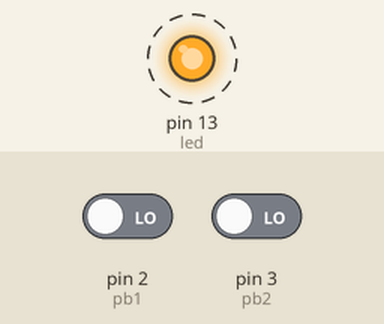
Recording of a sketch running on a simulated Arduino Uno, built with avr-gcc and run on an emulated ATmega328P. On the bench: output pins drawn as LEDs (lit = HIGH). Dashed ring = blinking. The inputs (shaded band) are chosen by the test bench; at power-on: pin 3 (pb2) LOW, pin 2 (pb1) LOW. What the sketch prints to the serial monitor is not drawn.

Above: at 4.8 s.
4.9 s: pin 3 (pb2) driven HIGH
At 5.8 s:
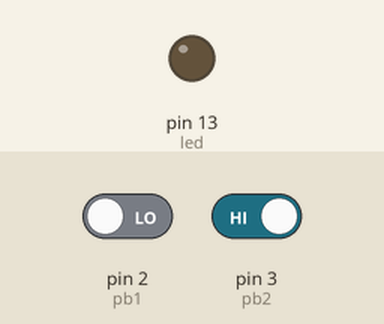
At 6.7 s:
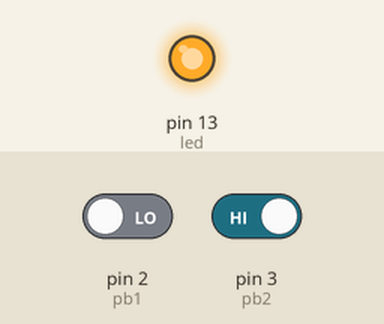
Timing chart, 0 to 8.2 s (numbered marks = the images above; inputs shaded):
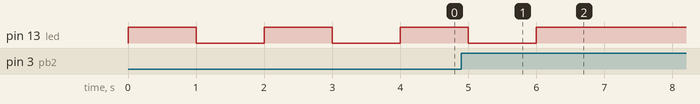

The sketch:

start_simulating1.ino
```cpp
const int led =13 ;
const int pb1 =2 ;
const int pb2 =3 ;
int b1,b2,x;


void setup()
{Serial.begin(9600);
  pinMode(pb1, INPUT);
  pinMode(pb2, INPUT);

  pinMode(led, OUTPUT);
  x=1;
}

void loop()

{   b1=digitalRead(pb1);
    b2=digitalRead(pb2);
  if(b1==1){
    x=x+1;

    }
 if(b2==1){
    x=x-1;

    }
   Serial.print(x);
	digitalWrite(led,HIGH);
    delay(x*1000);
    digitalWrite(led,LOW);
    delay(x*1000);


}
```

Measured:
- after the input at 4.9 s, pin 13 (led): goes on until 6.0 s, then stays HIGH
- by itself, pin 13 (led): alternates HIGH for 1.0 s and LOW for 1.0 s
